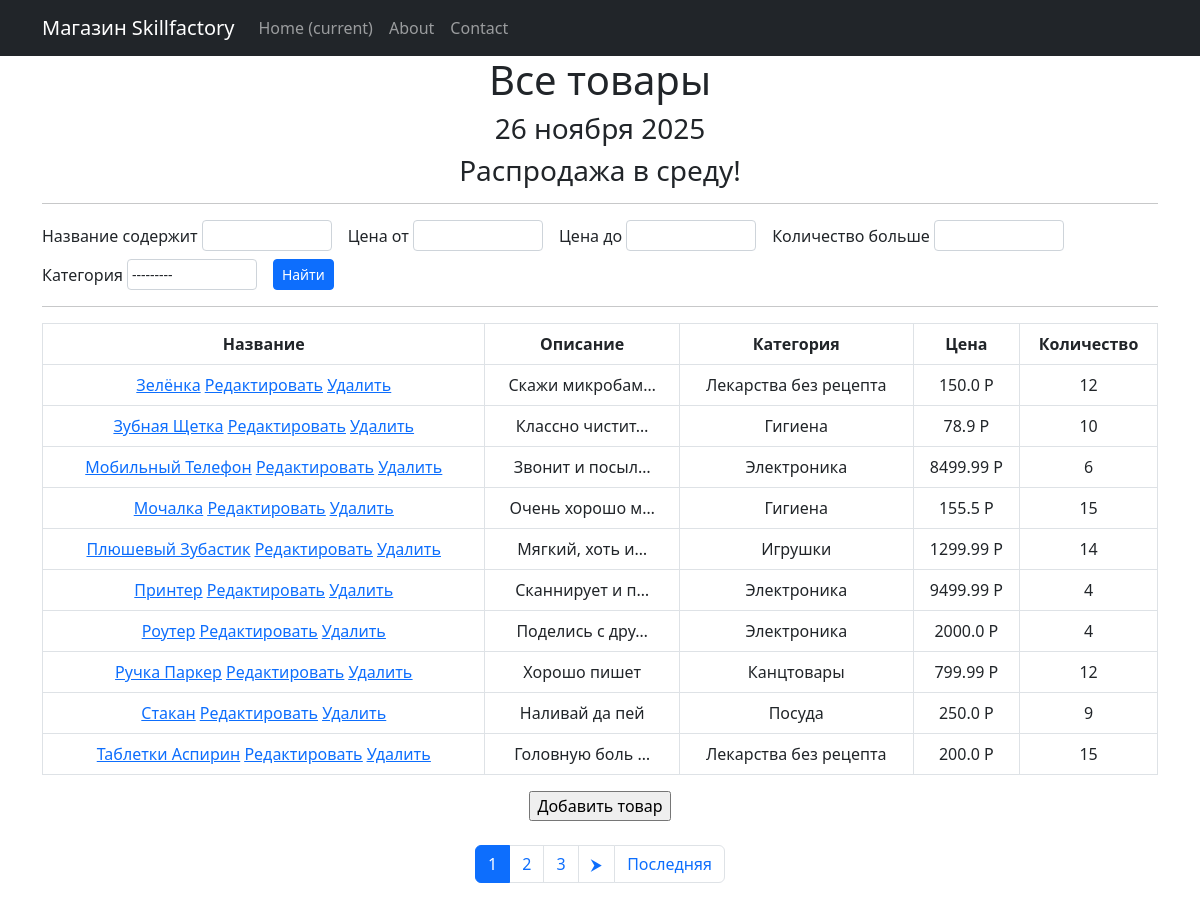
/products/, run on an earlier commit of the app's database.
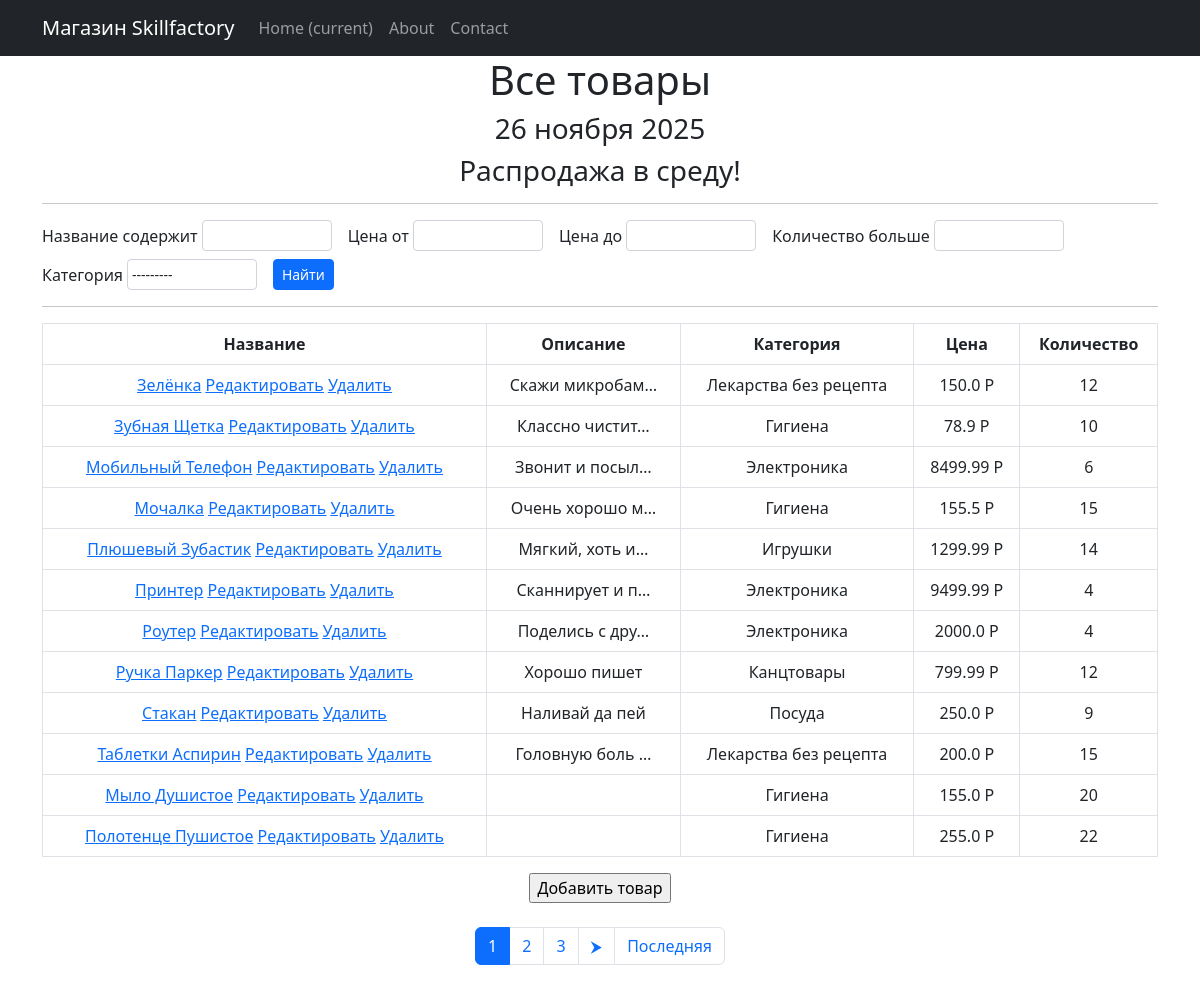
And on a later commit of the database.
### simpleapp/models.py (models this page shows, shortened)
class Product(models.Model):
    name = models.CharField(max_length=50, unique=True)
    description = models.TextField()
    quantity = models.IntegerField(validators=[MinValueValidator(0, 'Quantity should be >= 0')])
    category = models.ForeignKey('Category', on_delete=models.CASCADE)
    price = models.FloatField(validators=[MinValueValidator(0.0, 'Price should be >= 0.0')])

class Category(models.Model):
    name = models.CharField(max_length=100, unique=True)
    def __str__(self):
        return self.name.title()

### simpleapp/views.py (the view)
# urls.py: path('', Products.as_view()),
class Products(ListView):
    model = Product
    ordering = 'name'
    template_name = 'product_list.html'
    context_object_name = 'products'
    paginate_by = 4  # ← количество товаров на странице
    def get_context_data(self, **kwargs):
        context = super().get_context_data(**kwargs)
        context['time_now'] = datetime.now()
        context['next_sale'] = 'Распродажа в среду!'
        context['filter'] = ProductFilter(self.request.GET, queryset=self.get_queryset())
        return context

### simpleapp/templatetags/custom_filters.py (called while the page is built)
@register.filter()
def currency(value, code='rub'):
    postfix = CURRENCIES_SYMBOLS[code]
    return f'{value} {postfix}'

@register.filter(name='add_class')
def add_class(field, css):
    return field.as_widget(attrs={"class": css})

### simpleapp/templatetags/custom_tags.py (called while the page is built)
@register.simple_tag()
def current_time():
    now = datetime.now()
    day = now.day
    month = MONTHS_RU[now.month]  # ← родительный падеж
    year = now.year
    return f"{day} {month} {year}"

### templates/product_list.html (shortened to what this page needs)
{% extends 'flatpages/default.html' %}
{% load custom_filters %}
{% load custom_tags %}
{% block content %}
    <h1>Все товары</h1>
    <h3>{% current_time %}</h3>
    <h3>{{ next_sale|default_if_none:"Чуть позже сообщим о распродаже!" }}</h3>
    <hr>
    <form method="GET" class="d-flex gap-2 mb-3 flex-wrap">
    {% for field in filter.form %}
        <div class="d-flex align-items-center me-2" style="flex-wrap: nowrap;">
            <label class="me-1 mb-0" style="white-space: nowrap;">
                {{ field.label }}
            </label>
            <div style="width: 130px; flex: 0 0 130px;">
                {{ field|add_class:"form-control form-control-sm p-1" }}
            </div>
        </div>
    {% endfor %}
    <button class="btn btn-primary btn-sm">Найти</button>
    </form>
    <hr>
    {% if products %}
    <table class="table table-bordered table-hover">
        <thead>
            <th>Название</th>
            <th>Описание</th>
            <th>Категория</th>
            <th>Цена</th>
            <th>Количество</th>
        </thead>
        {% for product in filter.qs %}
        <tr>
            <td>
                <a href="{% url 'product_detail' product.id %}">{{ product.name|title }}</a>
                <a href="{% url 'product_update' product.id %}"><u>Редактировать</u></a>
                <a href="{% url 'product_delete' product.id %}"><u> Удалить </u></a>
            </td>
            <td>{{ product.description|truncatechars:15 }}</td>
            <td>{{ product.category.name }}</td>
            <td>{{ product.price|currency }}</td>
            <td>{{ product.quantity }}</td>
        </tr>
        {% endfor %}
    </table>
    <form method="POST">
        <input type="button"
            value="Добавить товар"
            onclick="window.location.href="{% url 'product_create' %}">
    </form>
    <br>
    <nav aria-label="Page navigation">
        <ul class="pagination justify-content-center">
            {% for num in page_obj.paginator.page_range %}
                {% if num == page_obj.number %}
                    <li class="page-item active">
                    <span class="page-link">{{ num }}</span>
                    </li>
                {% elif num >= page_obj.number|add:-2 and num <= page_obj.number|add:2 %}
                    <li class="page-item">
                        <a class="page-link" href="?page={{ num }}">{{ num }}</a>
                    </li>
                {% endif %}
            {% endfor %}
            {% if page_obj.has_next %}
                <li class="page-item">
                    <a class="page-link" href="?page={{ page_obj.next_page_number }}">⮞</a>
                </li>
            {% endif %}
            {% if page_obj.number < page_obj.paginator.num_pages %}
                <li class="page-item">
                    <a class="page-link" href="?page={{ page_obj.paginator.num_pages }}">Последняя</a>
                </li>
            {% endif %}
        </ul>
    </nav>
    {% else %}
        <h2>Товаров нет!</h2>
    {% endif %}
{% endblock content %}

What changed in the data, as far as the page shows it:
added Product: name "Мыло Душистое", category.name "Гигиена", price "155.0 P", quantity "20"
added Product: name "Полотенце Пушистое", category.name "Гигиена", price "255.0 P", quantity "22"
